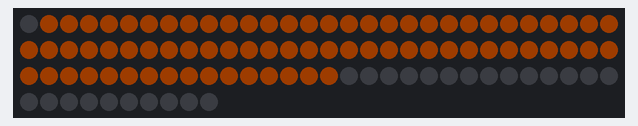
Bench run of a sketch on a simulated Arduino Uno, built with avr-gcc and run on an emulated ATmega328P. On the bench: 100 RGB LEDs in strip order, left to right, continuing on the next row. Dim RGB values are drawn brighter than linear.

Above: at 4.46 s.
At 10.18 s:
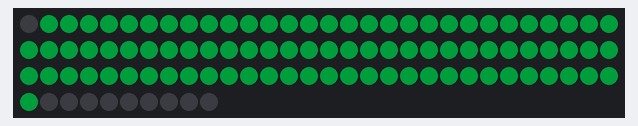
At 16.63 s:
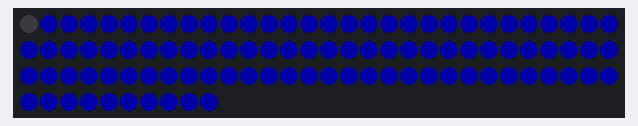
At 22.86 s:
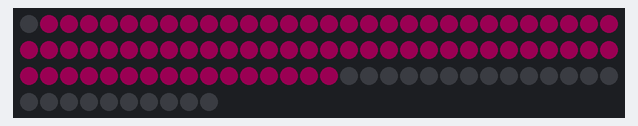
At 30.9 s:
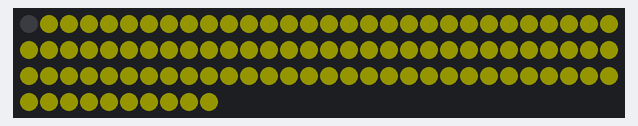
At 38.93 s:
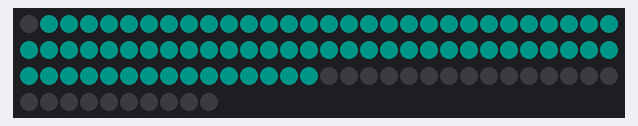

The sketch:

Blackchase100just25.ino
```cpp
#include <Adafruit_NeoPixel.h>
#define PIN 5
 //It works! entire strip cycles through rainbow while black falls fromthetop
Adafruit_NeoPixel strip = Adafruit_NeoPixel(100, PIN, NEO_GRB + NEO_KHZ800);
int pixel = 0;

void setup() {
  strip.begin();
  strip.setBrightness(40);
  int i;
    /*for(i=0; i< strip.numPixels(); i++) {
      strip.setPixelColor(i+1, Wheel(((i * 256 / strip.numPixels())) & 255));
    }*/
  strip.show(); // Initialize all pixels to 'off'
}

void loop() {
// strip.setPixelColor(pixel++,Wheel(pixel*256/strip.numPixels()));
  //strip.show();
  uint16_t i, j, k,h;
  k=0;
  for(j=0; j<256; j++) {
    for(i=0; i<strip.numPixels(); i++) {
       strip.setPixelColor(100-i, Wheel(j));
       /*while(h>=0){
      strip.setPixelColor(h,0);
      }*/
      }
   h=k;
   while(h<26){
  strip.setPixelColor(100-h-1,0);
  //strip.setPixelColor(k+1,0);
  //strip.setPixelColor(k+4,0);
 // strip.setPixelColor(100-50-h,0);
  h--;
  delay(10);
  }
  k++;
  if(k>strip.numPixels()){
     k=0;
    }
  strip.show();
  delay(50);
  }
  delay(0);
}


// Input a value 0 to 255 to get a color value.
// The colours are a transition r - g - b - back to r.
uint32_t Wheel(byte WheelPos) {
  WheelPos = 255 - WheelPos;
  if(WheelPos < 85) {
    return strip.Color(255 - WheelPos * 3, 0, WheelPos * 3);
  }
  if(WheelPos < 170) {
    WheelPos -= 85;
    return strip.Color(0, WheelPos * 3, 255 - WheelPos * 3);
  }
  WheelPos -= 170;
  return strip.Color(WheelPos * 3, 255 - WheelPos * 3, 0);
}
```
